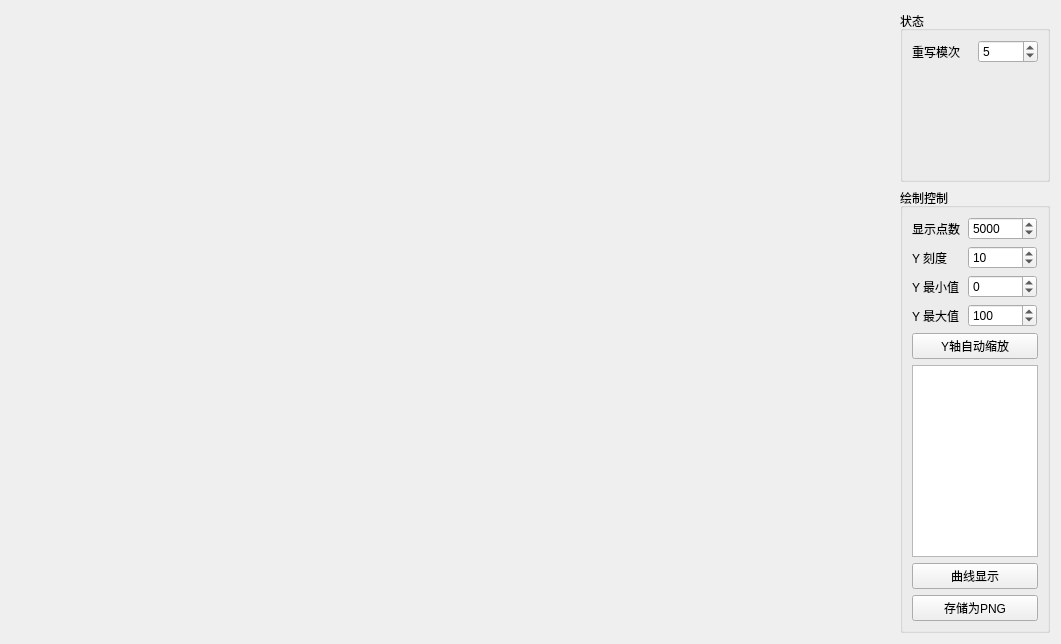
<?xml version="1.0" encoding="UTF-8"?>
<ui version="4.0">
 <class>HscRewriteCurve</class>
 <widget class="QWidget" name="HscRewriteCurve">
  <property name="geometry">
   <rect>
    <x>0</x>
    <y>0</y>
    <width>1061</width>
    <height>644</height>
   </rect>
  </property>
  <property name="windowTitle">
   <string>Form</string>
  </property>
  <layout class="QHBoxLayout" name="horizontalLayout_6">
   <item>
    <widget class="QWidget" name="widget_2" native="true">
     <property name="sizePolicy">
      <sizepolicy hsizetype="Expanding" vsizetype="Preferred">
       <horstretch>0</horstretch>
       <verstretch>0</verstretch>
      </sizepolicy>
     </property>
     <layout class="QGridLayout" name="gridLayout_2">
      <item row="0" column="0">
       <layout class="QGridLayout" name="curveLayout">
        <item row="0" column="0">
         <widget class="QCustomPlot" name="plot" native="true"/>
        </item>
       </layout>
      </item>
     </layout>
    </widget>
   </item>
   <item>
    <layout class="QVBoxLayout" name="verticalLayout_2">
     <item>
      <widget class="QGroupBox" name="groupBox">
       <property name="sizePolicy">
        <sizepolicy hsizetype="Maximum" vsizetype="Preferred">
         <horstretch>0</horstretch>
         <verstretch>0</verstretch>
        </sizepolicy>
       </property>
       <property name="minimumSize">
        <size>
         <width>0</width>
         <height>0</height>
        </size>
       </property>
       <property name="maximumSize">
        <size>
         <width>150</width>
         <height>16777215</height>
        </size>
       </property>
       <property name="title">
        <string>状态</string>
       </property>
       <property name="flat">
        <bool>false</bool>
       </property>
       <layout class="QVBoxLayout" name="verticalLayout">
        <item>
         <layout class="QHBoxLayout" name="horizontalLayout_3">
          <item>
           <widget class="QLabel" name="label_3">
            <property name="minimumSize">
             <size>
              <width>50</width>
              <height>21</height>
             </size>
            </property>
            <property name="text">
             <string>重写模次</string>
            </property>
           </widget>
          </item>
          <item>
           <widget class="QSpinBox" name="spinBox">
            <property name="minimumSize">
             <size>
              <width>60</width>
              <height>21</height>
             </size>
            </property>
            <property name="maximumSize">
             <size>
              <width>60</width>
              <height>16777215</height>
             </size>
            </property>
            <property name="value">
             <number>5</number>
            </property>
           </widget>
          </item>
         </layout>
        </item>
        <item>
         <spacer name="verticalSpacer_2">
          <property name="orientation">
           <enum>Qt::Vertical</enum>
          </property>
          <property name="sizeType">
           <enum>QSizePolicy::Expanding</enum>
          </property>
          <property name="sizeHint" stdset="0">
           <size>
            <width>20</width>
            <height>0</height>
           </size>
          </property>
         </spacer>
        </item>
       </layout>
      </widget>
     </item>
     <item>
      <widget class="QGroupBox" name="PlotControlsBox">
       <property name="sizePolicy">
        <sizepolicy hsizetype="Maximum" vsizetype="Preferred">
         <horstretch>0</horstretch>
         <verstretch>0</verstretch>
        </sizepolicy>
       </property>
       <property name="maximumSize">
        <size>
         <width>150</width>
         <height>16777215</height>
        </size>
       </property>
       <property name="title">
        <string>绘制控制</string>
       </property>
       <layout class="QGridLayout" name="gridLayout_17">
        <item row="0" column="0">
         <layout class="QVBoxLayout" name="plotControlsLayout">
          <item>
           <layout class="QHBoxLayout" name="horizontalLayout_10">
            <item>
             <widget class="QLabel" name="pointsLabel">
              <property name="minimumSize">
               <size>
                <width>50</width>
                <height>0</height>
               </size>
              </property>
              <property name="maximumSize">
               <size>
                <width>50</width>
                <height>16777215</height>
               </size>
              </property>
              <property name="text">
               <string>显示点数</string>
              </property>
             </widget>
            </item>
            <item>
             <widget class="QSpinBox" name="spinPoints">
              <property name="minimumSize">
               <size>
                <width>69</width>
                <height>0</height>
               </size>
              </property>
              <property name="maximumSize">
               <size>
                <width>69</width>
                <height>16777215</height>
               </size>
              </property>
              <property name="minimum">
               <number>0</number>
              </property>
              <property name="maximum">
               <number>999999999</number>
              </property>
              <property name="singleStep">
               <number>10</number>
              </property>
              <property name="value">
               <number>5000</number>
              </property>
             </widget>
            </item>
           </layout>
          </item>
          <item>
           <layout class="QHBoxLayout" name="horizontalLayout_9">
            <item>
             <widget class="QLabel" name="labelYStep">
              <property name="minimumSize">
               <size>
                <width>50</width>
                <height>0</height>
               </size>
              </property>
              <property name="maximumSize">
               <size>
                <width>50</width>
                <height>16777215</height>
               </size>
              </property>
              <property name="text">
               <string>Y 刻度</string>
              </property>
             </widget>
            </item>
            <item>
             <widget class="QSpinBox" name="spinYStep">
              <property name="minimumSize">
               <size>
                <width>69</width>
                <height>0</height>
               </size>
              </property>
              <property name="maximumSize">
               <size>
                <width>69</width>
                <height>16777215</height>
               </size>
              </property>
              <property name="minimum">
               <number>1</number>
              </property>
              <property name="maximum">
               <number>10000</number>
              </property>
              <property name="singleStep">
               <number>1</number>
              </property>
              <property name="value">
               <number>10</number>
              </property>
             </widget>
            </item>
           </layout>
          </item>
          <item>
           <layout class="QHBoxLayout" name="horizontalLayout_7">
            <item>
             <widget class="QLabel" name="label_6">
              <property name="minimumSize">
               <size>
                <width>50</width>
                <height>0</height>
               </size>
              </property>
              <property name="maximumSize">
               <size>
                <width>50</width>
                <height>16777215</height>
               </size>
              </property>
              <property name="text">
               <string>Y 最小值</string>
              </property>
             </widget>
            </item>
            <item>
             <widget class="QSpinBox" name="spinAxesMin">
              <property name="minimumSize">
               <size>
                <width>69</width>
                <height>0</height>
               </size>
              </property>
              <property name="maximumSize">
               <size>
                <width>69</width>
                <height>16777215</height>
               </size>
              </property>
              <property name="minimum">
               <number>-65536</number>
              </property>
              <property name="maximum">
               <number>65536</number>
              </property>
              <property name="singleStep">
               <number>10</number>
              </property>
              <property name="value">
               <number>0</number>
              </property>
             </widget>
            </item>
           </layout>
          </item>
          <item>
           <layout class="QHBoxLayout" name="horizontalLayout_8">
            <item>
             <widget class="QLabel" name="label_7">
              <property name="minimumSize">
               <size>
                <width>50</width>
                <height>0</height>
               </size>
              </property>
              <property name="maximumSize">
               <size>
                <width>50</width>
                <height>16777215</height>
               </size>
              </property>
              <property name="text">
               <string>Y 最大值</string>
              </property>
             </widget>
            </item>
            <item>
             <widget class="QSpinBox" name="spinAxesMax">
              <property name="minimumSize">
               <size>
                <width>69</width>
                <height>0</height>
               </size>
              </property>
              <property name="maximumSize">
               <size>
                <width>69</width>
                <height>16777215</height>
               </size>
              </property>
              <property name="minimum">
               <number>-65536</number>
              </property>
              <property name="maximum">
               <number>65536</number>
              </property>
              <property name="singleStep">
               <number>10</number>
              </property>
              <property name="value">
               <number>100</number>
              </property>
             </widget>
            </item>
           </layout>
          </item>
          <item>
           <widget class="QPushButton" name="pushButton_AutoScale">
            <property name="sizeIncrement">
             <size>
              <width>0</width>
              <height>8</height>
             </size>
            </property>
            <property name="text">
             <string>Y轴自动缩放</string>
            </property>
           </widget>
          </item>
          <item>
           <widget class="QListWidget" name="listWidget_Channels">
            <property name="sizePolicy">
             <sizepolicy hsizetype="Maximum" vsizetype="MinimumExpanding">
              <horstretch>0</horstretch>
              <verstretch>0</verstretch>
             </sizepolicy>
            </property>
            <property name="minimumSize">
             <size>
              <width>0</width>
              <height>0</height>
             </size>
            </property>
            <property name="maximumSize">
             <size>
              <width>16777215</width>
              <height>16777215</height>
             </size>
            </property>
            <property name="layoutDirection">
             <enum>Qt::LeftToRight</enum>
            </property>
            <property name="autoScroll">
             <bool>false</bool>
            </property>
            <property name="editTriggers">
             <set>QAbstractItemView::NoEditTriggers</set>
            </property>
            <property name="alternatingRowColors">
             <bool>true</bool>
            </property>
            <property name="selectionBehavior">
             <enum>QAbstractItemView::SelectItems</enum>
            </property>
            <property name="textElideMode">
             <enum>Qt::ElideMiddle</enum>
            </property>
            <property name="resizeMode">
             <enum>QListView::Adjust</enum>
            </property>
            <property name="modelColumn">
             <number>0</number>
            </property>
            <property name="selectionRectVisible">
             <bool>true</bool>
            </property>
           </widget>
          </item>
          <item>
           <widget class="QPushButton" name="pushButton_ResetVisible">
            <property name="text">
             <string>曲线显示</string>
            </property>
           </widget>
          </item>
          <item>
           <widget class="QPushButton" name="savePNGButton">
            <property name="text">
             <string>存储为PNG</string>
            </property>
           </widget>
          </item>
         </layout>
        </item>
       </layout>
      </widget>
     </item>
    </layout>
   </item>
  </layout>
 </widget>
 <customwidgets>
  <customwidget>
   <class>QCustomPlot</class>
   <extends>QWidget</extends>
   <header location="global">qcustomplot.h</header>
   <container>1</container>
  </customwidget>
 </customwidgets>
 <resources/>
 <connections/>
</ui>
